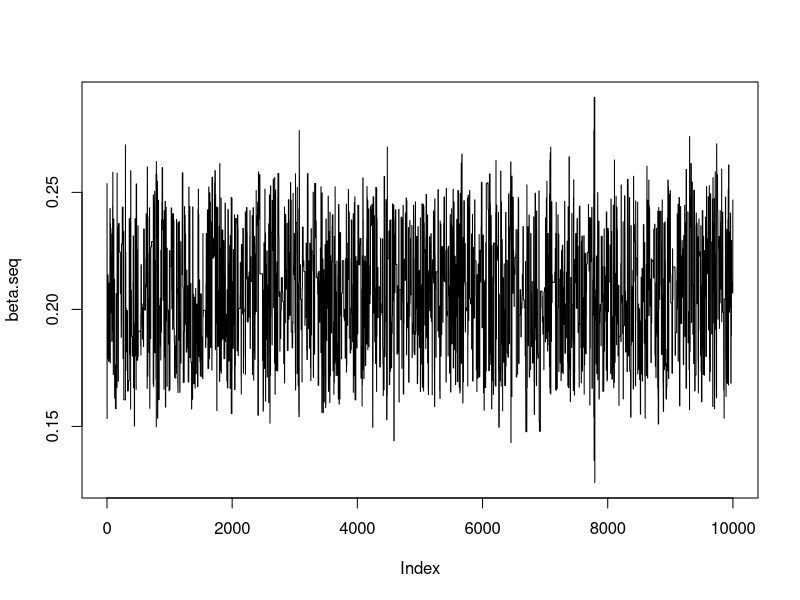
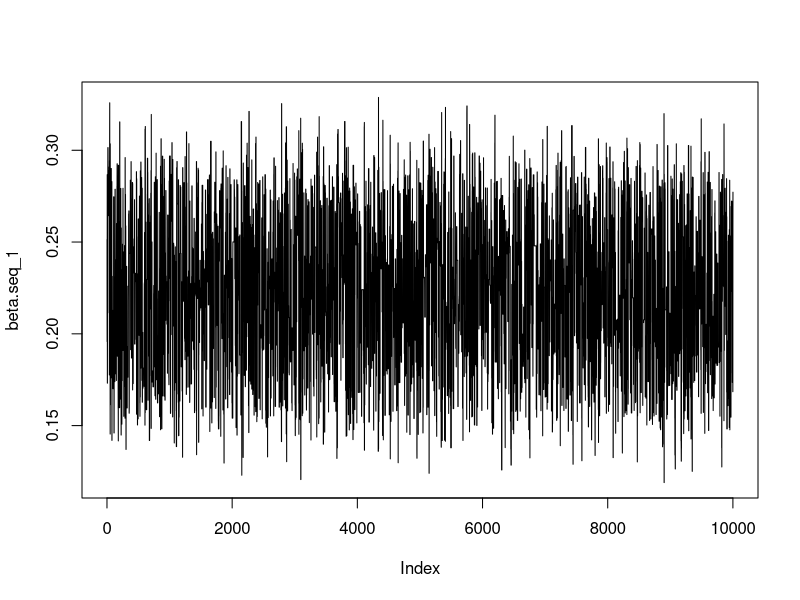
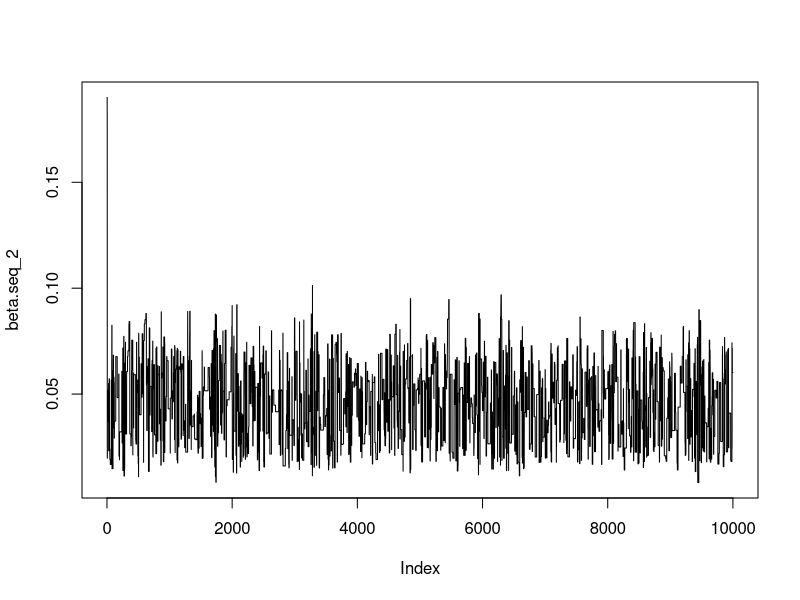
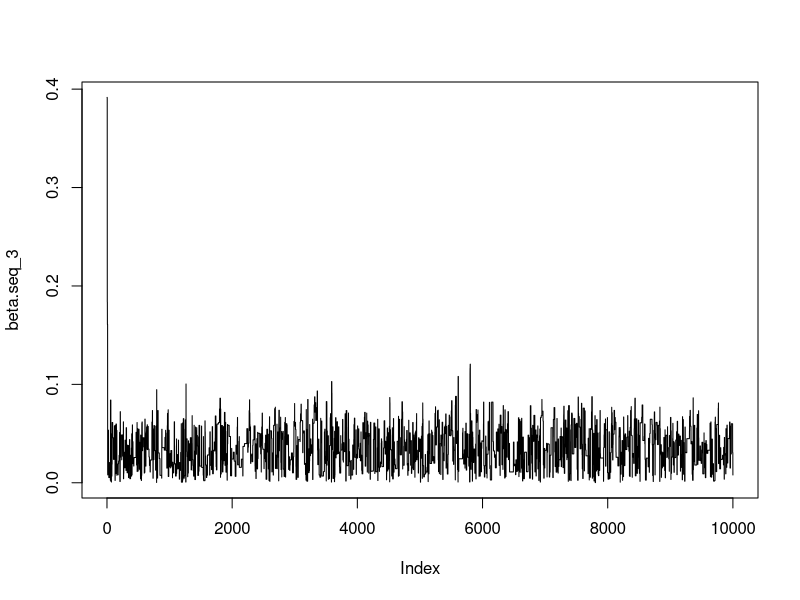

The R source for these figures, in order:
## ---- Default ----
# set random seed
set.seed(10)

## Sample
x <- c(82, 72, 45, 34, 17)

## Distribution Function
p <- function(beta, x) {
  out <-
    (1 - beta) ^ x[2] * (1 - 2 * beta) ^ x[3] *
    beta ^ (x[4] + x[5]) * (beta > 0) * (beta < 0.5) * 1
  out
}

## Probability Function
r <- function(beta_t, y, x) {
  out <- min(1, p(y, x) / p(beta_t, x))
  out
}

## MH Algorithm
rmh <- function(x, iter) {
  beta <- runif(n = 1, min = 0, max = 0.5)
  beta.seq <- c(beta)
  for (i in 1:iter) {
    y <- runif(n = 1, min = 0, max = 0.5)
    if (y <= r(beta, y, x)) {
      beta <- y
    }
    beta.seq <- c(beta.seq, beta)
  }
  beta.seq
}

# Calculate the beta sequence
beta.seq <- rmh(x, 1e4)

# Calculate the posterior mean estimate of beta
beta.bar <- mean(beta.seq[-1:-2e3])

# Calculate the standard error of beta
beta.SE <- sqrt(var(beta.seq[-1:-2e3]) / 8e3)

plot(beta.seq, type = 'l')

## ---- Different Init ----
# Generate Different Initial Values
ini.val <- function(m = 250, n = 5) {
  out <- c()
  for (i in 1:(n - 1)) {
    samp_i <- sample(1:m, size = 1, prob = rep(1 / m, m))
    m <- m - samp_i
    out <- c(out, samp_i)
  }
  out <- c(out, m)
  return(out)
}

# Calculate the beta sequence
beta.seq_1 <- rmh(x_1 <- ini.val(), 1e4)
beta.seq_2 <- rmh(x_2 <- ini.val(), 1e4)
beta.seq_3 <- rmh(x_3 <- ini.val(), 1e4)

# Calculate the posterior mean estimate of beta
beta.bar_1 <- mean(beta.seq_1[-1:-2e3])
beta.bar_2 <- mean(beta.seq_2[-1:-2e3])
beta.bar_3 <- mean(beta.seq_3[-1:-2e3])
beta.bar.all <-
  data.frame(
    Default = beta.bar,
    Rand_1 = beta.bar_1,
    Rand_2 = beta.bar_2,
    Rand_3 = beta.bar_3
  )
beta.bar.all

# Calculate the standard error of beta
beta.SE_1 <- sqrt(var(beta.seq_1[-1:-2e3]) / 8e3)
beta.SE_2 <- sqrt(var(beta.seq_2[-1:-2e3]) / 8e3)
beta.SE_3 <- sqrt(var(beta.seq_3[-1:-2e3]) / 8e3)
beta.SE.all <- data.frame(
  Default = beta.SE,
  Rand_1 = beta.SE_1,
  Rand_2 = beta.SE_2,
  Rand_3 = beta.SE_3
)
beta.SE.all

# Plot the beta sequence
plot(beta.seq_1, type = 'l')
plot(beta.seq_2, type = 'l')
plot(beta.seq_3, type = 'l')
